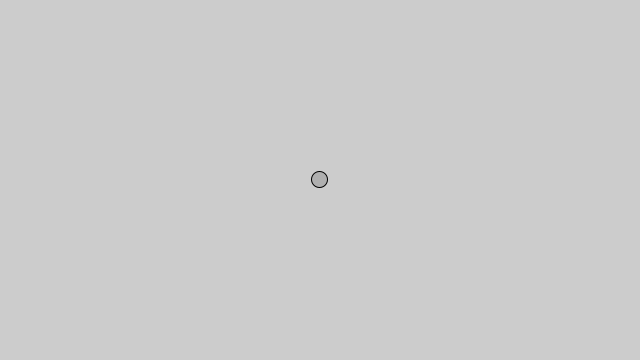
Frame 1 (no input)
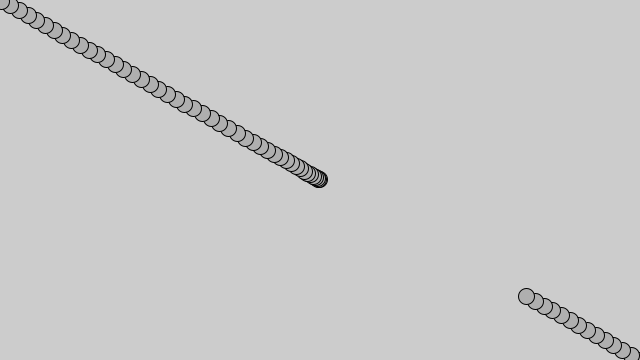
Frame 60 (the mouse pressed at the canvas centre just before this capture)
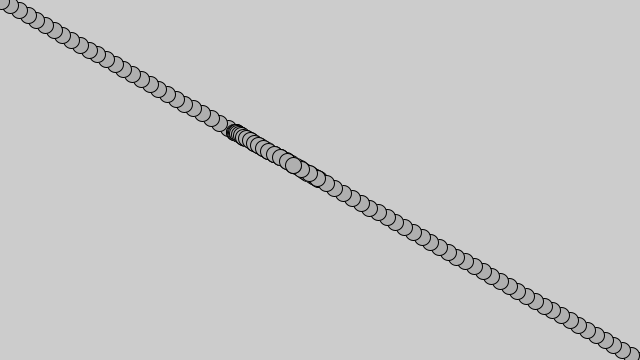
Frame 120 (the mouse held since frame 60 and released just before this capture)

The Processing sketch that drew these frames (run headless with seeded random() and noise(); from frame 60 on, the mouse is pressed at the canvas centre):

// Processing sketch: ch_1_10_acceleration
// ── ch_1_10_acceleration.pde

Mover mover;

void setup() {
  size(640, 360);
  smooth();

  mover = new Mover();
  
}

void draw() {
//  background(255);
  
  mover.update();
  mover.checkEdges();
  mover.display();
}

// ── Mover.pde
class Mover {
  
  PVector location;
  PVector velocity;
  PVector acceleration;
  
  float topSpeed;
  
  Mover() {
    location = new PVector(width / 2, height / 2);
    velocity = new PVector(0, 0);
    
    topSpeed = 10;
  }
  
  void update() {
    PVector mouse = new PVector(mouseX, mouseY);
    PVector dir = PVector.sub(mouse, location);
    
    dir.normalize();
    
    dir.mult(0.5);
    
    acceleration = dir;
    
    velocity.add(acceleration);
    velocity.limit(topSpeed);
    location.add(velocity);
  }
  
  void checkEdges() {
    if (location.x > width) {
      location.x = 0;
    } else if (location.x < 0) {
      location.x = width;
    }
    
    if (location.y > height) {
      location.y = 0;
    } else if (location.y < 0) {
      location.y = height;
    }
  }
  
  void display() {
    stroke(0);
    fill(175);
    
    ellipse(location.x, location.y, 16, 16);
  }
}
